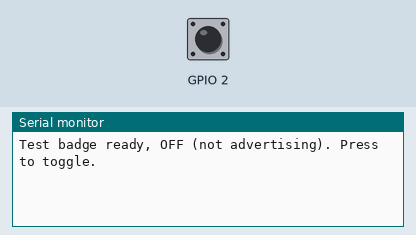
Bench run of a sketch on a simulated ESP32-C6. Shown: the last lines printed to the serial monitor. The inputs (shaded band) are chosen by the test bench; at power-on: GPIO 2 HIGH. Nothing arrives over Bluetooth unless stated; a phone connects over Bluetooth LE 3 s after start.

Above: at 1.2 s.
1.3 s: GPIO 2 pulled LOW for 0.15 s
At 1.7 s:
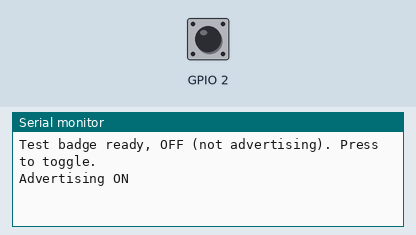
2.9 s: GPIO 2 pulled LOW for 1 s
At 4.1 s:
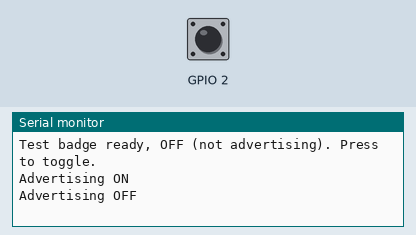

The sketch:

central_bg_test.ino
```cpp
// Bedside Focus Badge — EXPERIMENT, not the production firmware.
//
// Tests whether UIApplication.open() succeeds from inside a CoreBluetooth
// background delegate callback (didConnect/didDisconnect, under the
// `bluetooth-central` background mode) -- a different OS-granted
// background execution context than the CLMonitor-triggered wake that
// hit a hard wall (LSApplicationWorkspaceErrorDomain 115) despite
// delivering the beacon event itself reliably. See
// docs/trigger-mechanism-investigation.md for that history, and the
// "no Full Keyboard Access" discussion for why this test exists.
//
// Minimal connectable BLE peripheral, no HID, no bonding: button press
// toggles connectable advertising on/off. The companion app's
// CentralConnectionMonitor.swift (ios/) scans for and connects to this by
// service UUID, and calls FocusTrigger.setFocus() straight from its
// didConnect/didDisconnect delegate methods.
//
// Flash this TEMPORARILY in place of firmware/badge/badge.ino to run the
// test, then reflash badge.ino afterward -- this does not replace it.
//
// Board: Seeed Studio XIAO ESP32C6
// Library: NimBLE-Arduino (h2zero)

#include <NimBLEDevice.h>

// TEMP: no external tactile button wired yet -- jumper D0 to GND to
// simulate a press. See firmware/badge/badge.ino for the same note.
#define BUTTON_PIN D0
#define DEBOUNCE_MS 50
#define DEVICE_NAME "PresenceBadgeTest"

// Must match CentralConnectionMonitor.swift's testServiceUUID.
#define TEST_SERVICE_UUID "8E400001-F315-4F60-9FB8-838830DAEA50"

bool connectableOn = false;

int lastReading = HIGH;
int debouncedState = HIGH;
unsigned long lastDebounceTime = 0;

NimBLEServer* server;
NimBLEAdvertising* advertising;

void toggleAdvertising() {
  connectableOn = !connectableOn;
  Serial.printf("Advertising %s\n", connectableOn ? "ON" : "OFF");

  if (connectableOn) {
    advertising->start();
  } else {
    for (uint16_t connHandle : server->getPeerDevices()) {
      server->disconnect(connHandle);
    }
    advertising->stop();
  }
}

void setup() {
  Serial.begin(115200);
  pinMode(BUTTON_PIN, INPUT_PULLUP);

  NimBLEDevice::init(DEVICE_NAME);

  server = NimBLEDevice::createServer();
  NimBLEService* testService = server->createService(TEST_SERVICE_UUID);
  testService->start();
  server->start();

  advertising = NimBLEDevice::getAdvertising();

  // Name (20 bytes) + 128-bit service UUID (18 bytes) together exceed the
  // legacy advertising packet's 31-byte limit -- split across the primary
  // packet (service UUID, so the app's withServices: scan filter matches)
  // and the scan response packet (name, cosmetic only).
  NimBLEAdvertisementData advData;
  advData.setCompleteServices(NimBLEUUID(TEST_SERVICE_UUID));
  advertising->setAdvertisementData(advData);

  NimBLEAdvertisementData scanResponseData;
  scanResponseData.setName(DEVICE_NAME);
  advertising->setScanResponseData(scanResponseData);
  advertising->enableScanResponse(true);

  Serial.println("Test badge ready, OFF (not advertising). Press to toggle.");
}

void loop() {
  int reading = digitalRead(BUTTON_PIN);

  if (reading != lastReading) {
    lastDebounceTime = millis();
  }

  if ((millis() - lastDebounceTime) > DEBOUNCE_MS) {
    if (reading != debouncedState) {
      debouncedState = reading;
      // Active LOW: button pressed pulls the pin to GND.
      if (debouncedState == LOW) {
        toggleAdvertising();
      }
    }
  }

  lastReading = reading;
}
```

Measured:
- after the input at 1.3 s, the serial monitor: prints a new line after 0.05 s (image 1)
- after the input at 2.9 s, the serial monitor: prints a new line after 0.05 s (image 2)
